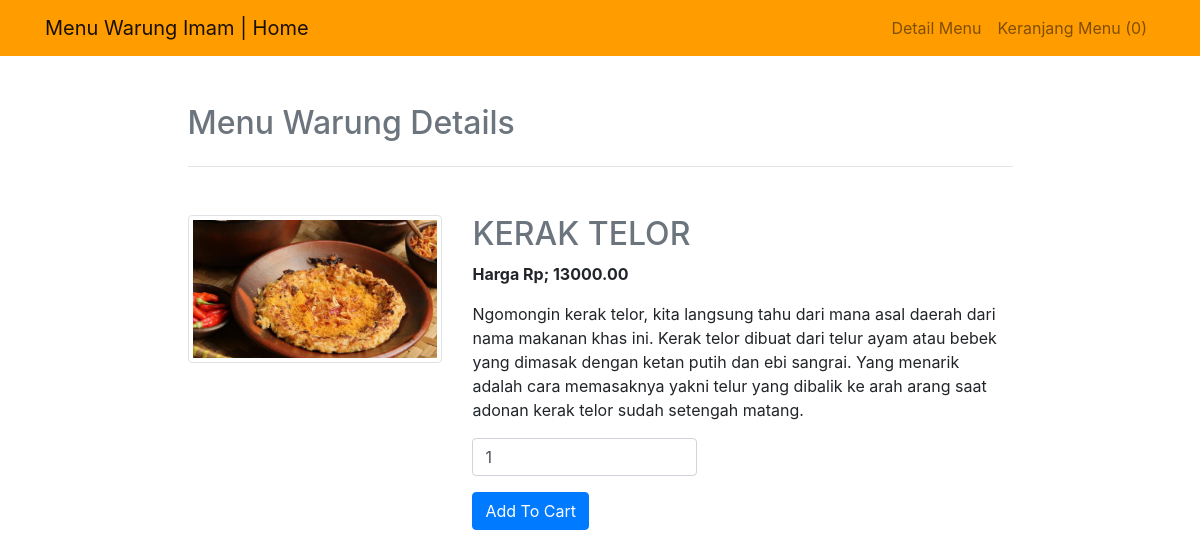
Page /view_details.php?id=25 on the committed database.
### tables this page shows
CREATE TABLE `products` (
  `PID` int(10) UNSIGNED NOT NULL,
  `PRODUCT` varchar(45) NOT NULL DEFAULT '',
  `PRICE` double(10,2) NOT NULL DEFAULT 0.00,
  `IMAGE` varchar(45) NOT NULL DEFAULT '',
  `DESCRIPTION` text DEFAULT NULL
);

### view_details.php (the view, shortened to what this page needs)
<?php
	include "config.php";
	$data=[];
	$sql="select * from products where PID={$_GET["id"]}";
	$res=$con->query($sql);
	if($res->num_rows>0){
		$data=$row=$res->fetch_assoc();
	}
?>
<html>
	<head>
		<link rel="stylesheet" href="https://maxcdn.bootstrapcdn.com/bootstrap/4.0.0/css/bootstrap.min.css">
    </head>
    <body>
	<?php include "navbar.php"; ?>
        <div class='container mt-5'>
			<div class='row'>
				<div class='col-md-9 mx-auto'>
					<h2 class='text-muted mb-4'>Menu Warung Details</h2><hr>
					<div class='row mt-5'>
						<div class='col-md-4'>
							  <img src="images/<?php echo $data["IMAGE"]; ?>" class='img-thumbnail'>
						</div>
						<div class='col-md-8'>
							<h2 class='text-muted'><?php echo $data["PRODUCT"]; ?></h2>
							<p class="font-weight-bold">Harga Rp; <?php echo $data["PRICE"]; ?></p>
							<p><?php echo $data["DESCRIPTION"]; ?></p>
							<form method='post' action='<?php echo $_SERVER["REQUEST_URI"];?>'>
									<p><input type='number' min='1' value='1' name='qty' required class='form-control col-md-5'></p>
								<input type='submit' name='submit' value='Add To Cart' class='btn btn-primary'>
							</form>
						</div>
					</div>
				</div>
			</div>
		</div>
    </body>
</html>

### rows in the picture
products: IMAGE (picture), PRODUCT "KERAK TELOR", PRICE "13000.00", DESCRIPTION "Ngomongin kerak telor, kita langsung tahu dari mana asal daerah dari nama makanan khas ini. Kerak telor dibuat dari telur ayam atau bebek yang dimasak dengan ketan putih dan ebi sangrai. Yang menarik adalah cara memasaknya yakni telur yang dibalik ke arah arang saat adonan kerak telor sudah setengah matang."

### other values in the picture
$cart->get_cart_count() "0"
